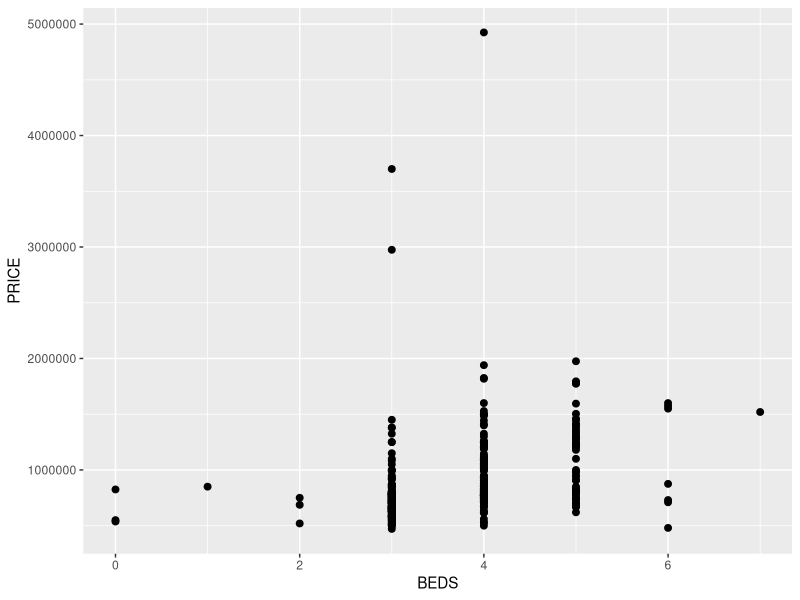
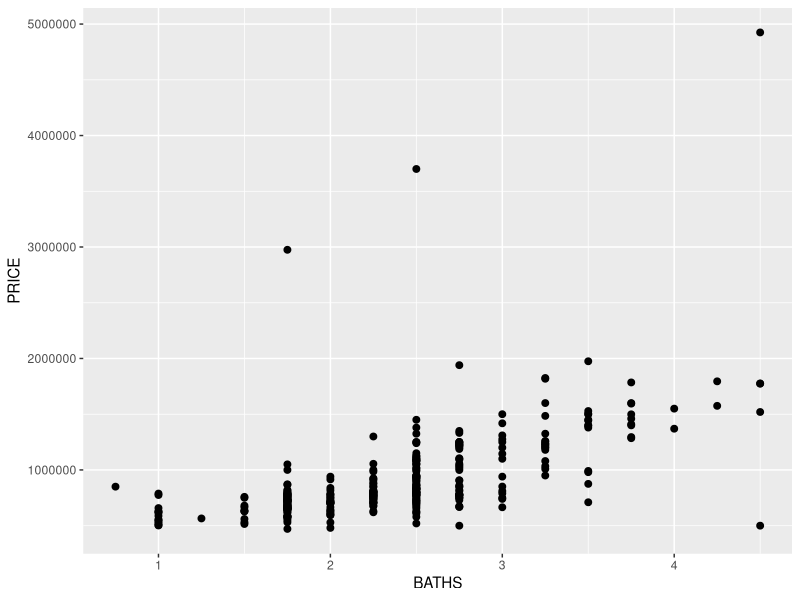
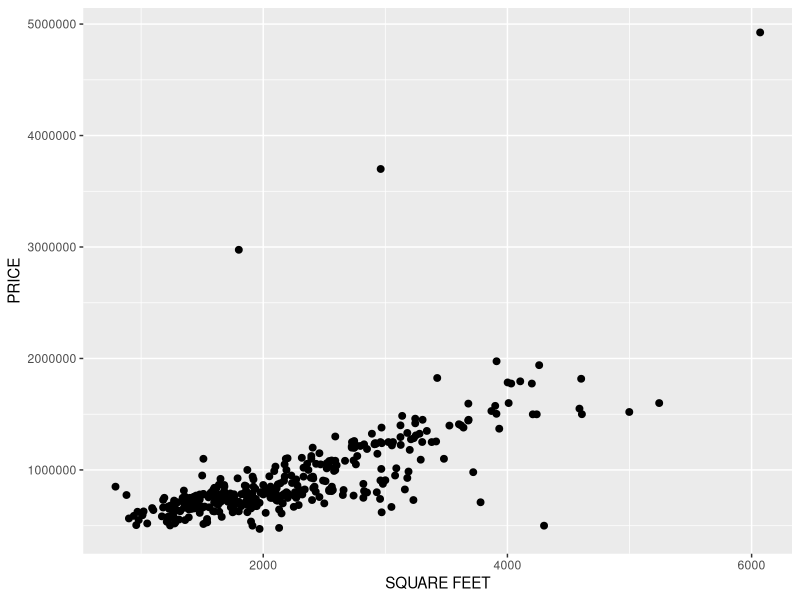
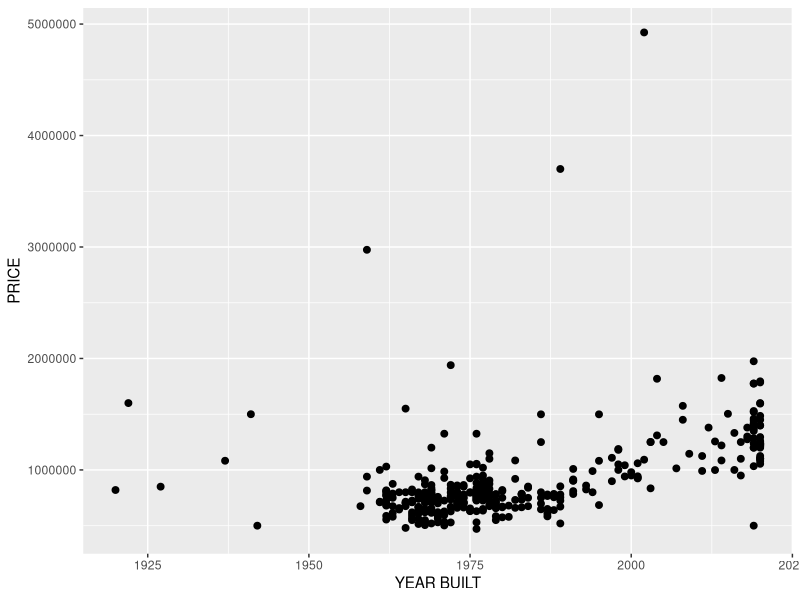
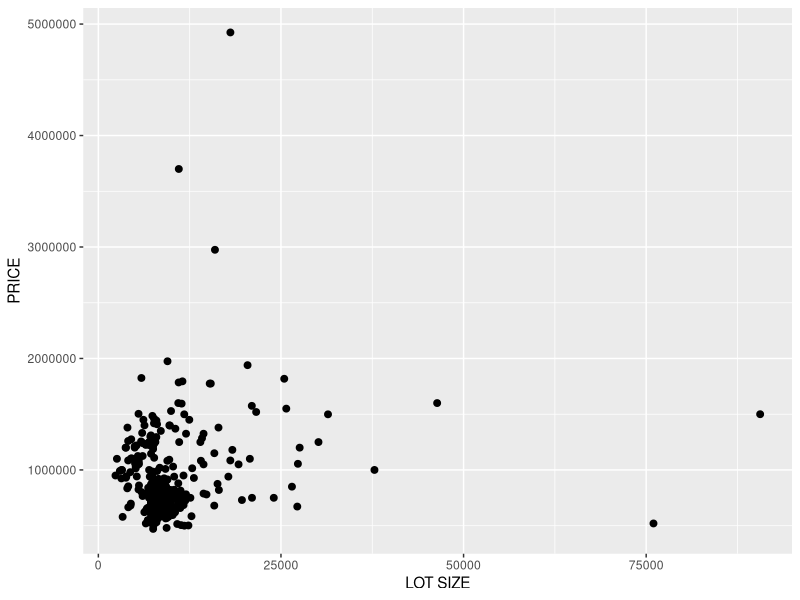
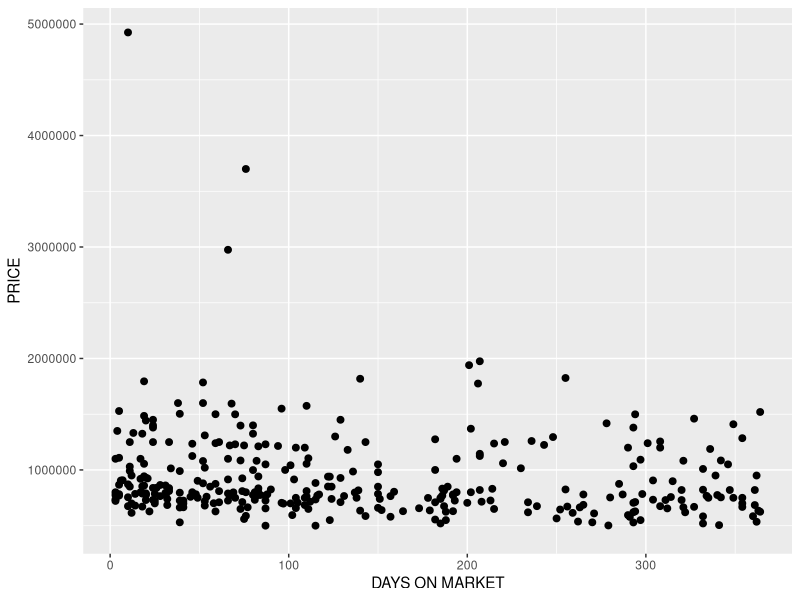
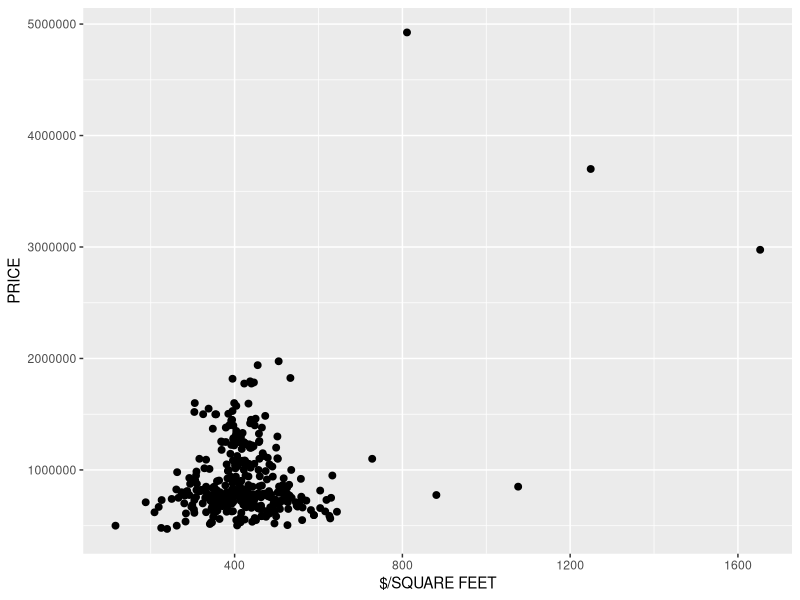
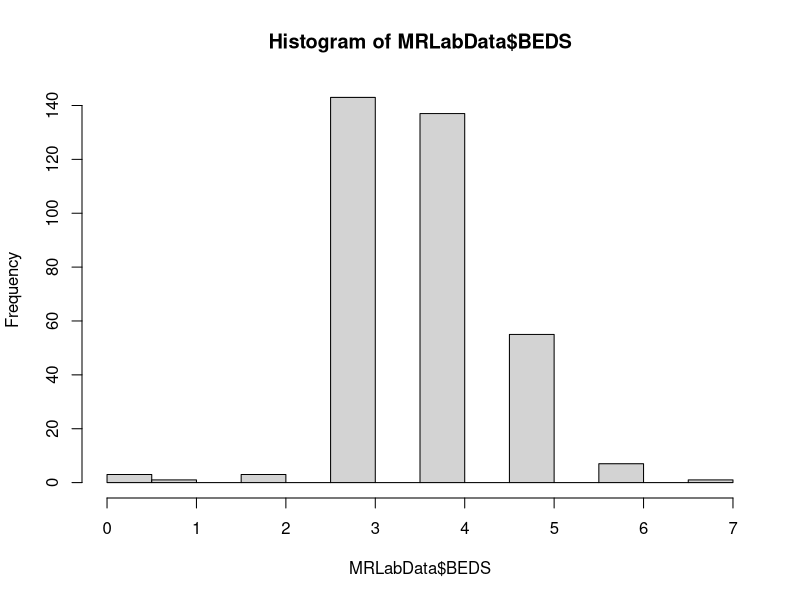

The R script that drew these images, in order: (Note: this script raises an error after producing the figures.)
## ---- chunk 1
options(scipen=10000)
install.packages("knitr")
install.packages("XLConnect")
install.packages("tidyverse")
install.packages("mi")
## ---- chunk 2
knitr::opts_chunk$set(echo = TRUE)
knitr::opts_knit$set(root.dir = normalizePath("A:/R"))
## ---- chunk 3
library(readxl)
library(tidyverse)
library(mi)
## ---- chunk 4
MRLabData <- read_excel("redfin_kirk.xlsx")
## ---- chunk 5
MRLabData
## ---- chunk 6
summary(MRLabData)
## ---- chunk 7
ggplot(data=MRLabData, aes(x=BEDS, y=PRICE)) + geom_point(size=2)
ggplot(data=MRLabData, aes(x=BATHS, y=PRICE)) + geom_point(size=2)
ggplot(data=MRLabData, aes(x=`SQUARE FEET`, y=PRICE)) + geom_point(size=2)
ggplot(data=MRLabData, aes(x=`YEAR BUILT`, y=PRICE)) + geom_point(size=2)
ggplot(data=MRLabData, aes(x=`LOT SIZE`, y=PRICE)) + geom_point(size=2)
ggplot(data=MRLabData, aes(x=`DAYS ON MARKET`, y=PRICE)) + geom_point(size=2)
ggplot(data=MRLabData, aes(x=`$/SQUARE FEET`, y=PRICE)) + geom_point(size=2)

## ---- chunk 8
hist(MRLabData$BEDS)
hist(MRLabData$BATHS)
hist(MRLabData$`SQUARE FEET`)
hist(MRLabData$`YEAR BUILT`)
hist(MRLabData$`LOT SIZE`)
hist(MRLabData$PRICE)
hist(MRLabData$`DAYS ON MARKET`)
hist(MRLabData$`$/SQUARE FEET`)
## ---- chunk 9
ggplot(data=MRLabData, aes(x=BEDS, y=PRICE)) + geom_point(size=2)+geom_smooth()
ggplot(data=MRLabData, aes(x=BATHS, y=PRICE)) + geom_point(size=2)+geom_smooth()
ggplot(data=MRLabData, aes(x=`SQUARE FEET`, y=PRICE)) + geom_point(size=2)+geom_smooth()
ggplot(data=MRLabData, aes(x=`YEAR BUILT`, y=PRICE)) + geom_point(size=2)+geom_smooth()
ggplot(data=MRLabData, aes(x=`LOT SIZE`, y=PRICE)) + geom_point(size=2)+geom_smooth()
ggplot(data=MRLabData, aes(x=`DAYS ON MARKET`, y=PRICE)) + geom_point(size=2)+geom_smooth()
ggplot(data=MRLabData, aes(x=`$/SQUARE FEET`, y=PRICE)) + geom_point(size=2)+geom_smooth()
## ---- chunk 10
MRLAB2 <- MRLabData %>% select(PRICE,BEDS,BATHS,`SQUARE FEET`,`LOT SIZE`,`YEAR BUILT`)

## ---- chunk 11
summary(MRLAB2)
MRLAB3 <-  MRLAB2[complete.cases(MRLAB2), ]
summary(MRLAB3)
## ---- chunk 12

HouseFit1<-lm(PRICE~BATHS+BEDS+`SQUARE FEET`+`LOT SIZE`+ `YEAR BUILT`, data=MRLAB3)
summary(HouseFit1)
## ---- chunk 13
HouseFit2<-lm(PRICE~BEDS+`SQUARE FEET`+`YEAR BUILT`, data=MRLAB3)
summary(HouseFit2)
## ---- chunk 14
HouseFit3<-lm(PRICE~`SQUARE FEET`,data=MRLAB3)
summary(HouseFit3)
## ---- chunk 15

plot(HouseFit1)

Price.stdres1 <-residuals(HouseFit1)

ggplot(data=MRLAB3, aes(x=BEDS, y=Price.stdres1))+geom_point()
ggplot(data=MRLAB3, aes(x=BATHS, y=Price.stdres1))+geom_point()
ggplot(data=MRLAB3, aes(x=`SQUARE FEET`, y=Price.stdres1))+geom_point()
ggplot(data=MRLAB3, aes(x=`LOT SIZE`, y=Price.stdres1))+geom_point()
ggplot(data=MRLAB3, aes(x=`YEAR BUILT`, y=Price.stdres1))+geom_point()




## ---- chunk 16

plot(HouseFit2)

Price.stdres2 <-residuals(HouseFit2)

ggplot(data=MRLAB3, aes(x=BEDS, y=Price.stdres2))+geom_point()
ggplot(data=MRLAB3, aes(x=`SQUARE FEET`, y=Price.stdres2))+geom_point()
ggplot(data=MRLAB3, aes(x=`LOT SIZE`, y=Price.stdres2))+geom_point()

## ---- chunk 17
plot(HouseFit3)

Price.stdres3 <-residuals(HouseFit3)


ggplot(data=MRLAB3, aes(x=`SQUARE FEET`, y=Price.stdres3))+geom_point()

## ---- chunk 18
MRLAB3$LOGPRICE <- log(MRLAB3$PRICE)
MRLAB3$LOGBed <- log(MRLAB3$BEDS)
MRLAB3$LOGBath <- log(MRLAB3$BATHS)
MRLAB3$LOGSqFoot <- log(MRLAB3$`SQUARE FEET`)
MRLAB3$LOGLotSize <- log(MRLAB3$`LOT SIZE`)
MRLAB3$LOGYearBuilt <- log(MRLAB3$`YEAR BUILT`)
## ---- chunk 19

HouseFitlog<-lm(LOGPRICE~LOGBed+LOGBath+LOGSqFoot+LOGLotSize+LOGYearBuilt, data=MRLAB3)
summary(HouseFitlog)
## ---- chunk 20
PriceLOG.stdres <-residuals(HouseFitlog)


ggplot(data=MRLAB3, aes(x=LOGBed, y=PriceLOG.stdres))+geom_point()
ggplot(data=MRLAB3, aes(x=LOGBath, y=PriceLOG.stdres))+geom_point()
ggplot(data=MRLAB3, aes(x=LOGSqFoot, y=PriceLOG.stdres))+geom_point()
ggplot(data=MRLAB3, aes(x=LOGLotSize, y=PriceLOG.stdres))+geom_point()
ggplot(data=MRLAB3, aes(x=LOGYearBuilt, y=PriceLOG.stdres))+geom_point()
## ---- chunk 21
HouseFitlog1<-lm(LOGPRICE~LOGBed+LOGSqFoot+LOGLotSize+LOGYearBuilt, data=MRLAB3)
summary(HouseFitlog1)
## ---- chunk 22
PriceLOG.stdres1 <-residuals(HouseFitlog1)


ggplot(data=MRLAB3, aes(x=LOGBed, y=PriceLOG.stdres1))+geom_point()
ggplot(data=MRLAB3, aes(x=LOGSqFoot, y=PriceLOG.stdres1))+geom_point()
ggplot(data=MRLAB3, aes(x=LOGLotSize, y=PriceLOG.stdres1))+geom_point()
ggplot(data=MRLAB3, aes(x=LOGYearBuilt, y=PriceLOG.stdres1))+geom_point()
## ---- chunk 23
Price.predict=predict(lm(PRICE~BATHS+BEDS+`SQUARE FEET`+`LOT SIZE`+`YEAR BUILT`, data=MRLAB3))

## ---- chunk 24
ggplot(MRLAB3, aes(x = BEDS, y = PRICE)) +
  geom_point()+ # Points of actual values
  geom_point(aes(y = Price.predict), shape = 1)  # Points of predicted values

ggplot(MRLAB3, aes(x = BATHS, y = PRICE)) +
  geom_point()+ # Points of actual values
  geom_point(aes(y = Price.predict), shape = 1) # Points of predicted values

ggplot(MRLAB3, aes(x = `SQUARE FEET`, y = PRICE)) +
  geom_point()+ # Points of actual values
  geom_point(aes(y = Price.predict), shape = 1) # Points of predicted values

ggplot(MRLAB3, aes(x = `LOT SIZE`, y = PRICE)) +
  geom_point()+ # Points of actual values
  geom_point(aes(y = Price.predict), shape = 2) # Points of predicted values

ggplot(MRLAB3, aes(x = `YEAR BUILT`, y = PRICE)) +
  geom_point()+ # Points of actual values
  geom_point(aes(y = Price.predict), shape = 3) # Points of predicted values


## ---- chunk 25
mMRLab<-missing_data.frame(data.frame(MRLAB2))

show(mMRLab)

summary (mMRLab)

imputations <- mi(mMRLab, n.iter = 30, n.chains = 4, max.minutes = 20) 
show(imputations)
round(mipply(imputations, mean, to.matrix = TRUE), 3)
imputations <- mi(imputations, n.iter = 5)
plot(imputations)

Houseanalysis <- pool(PRICE ~ BEDS + BATHS + SQUARE.FEET + YEAR.BUILT + LOT.SIZE, data = imputations, m = 5)

display(Houseanalysis)
